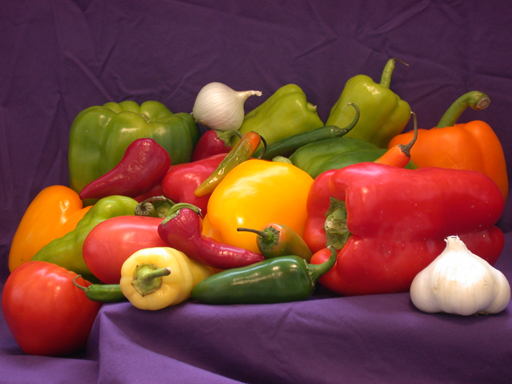
%> input picture images/peppers.png, 512 x 384 px
$ octave KMeansSegmentation.m   (GNU Octave 9; MATLAB toolbox functions it lacks are replaced by stand-ins)
%> lines starting %> are read from the running program, lines starting %| are printed output that depends on the picture
%% Colour Segmentation via K-means
clear all;
close all;
clc;

mydir  = pwd;
idcs   = strfind(mydir,'/');
newdir = mydir(1:idcs(end)-1);

peppers     = imread([newdir '/images/peppers.png']);
%> peppers is the input picture: size 384x512x3 uint8; mean R, G, B 120.8, 66.4, 57.6
peppers     = im2double(peppers); % necessary to prevent kmeans '+' operator complaint
%> peppers: size 384x512x3 double
% figure,imshow(peppers, []);

peppers_lab = rgb2lab(peppers);
%> peppers_lab: size 384x512x3 double; mean of channels 1, 2, 3 35.4, 22.8, 13.7
% peppers_lab = applycform(peppers, makecform('srgb2lab'));
peppers_ab  = peppers_lab(:,:,2:3);

nrows = size(peppers_ab,1);
%> nrows = 384
ncols = size(peppers_ab,2);
%> ncols = 512
peppers_ab = reshape(peppers_ab,nrows*ncols,2);

K = 5; % !----- NUMBER OF MEANS -----!
col = [155   110   400   280   60    470   ]; % X
row = [55    130   200   180   220   280   ]; % Y


% purple curtain, light green pepper, red pepper,  yellow
% pepper, orange pepper, white garlic
row = row(1:K);
col = col(1:K);

% Convert (r,c) indexing to 1D linear indexing.
idx = sub2ind([size(peppers,1) size(peppers,2)], row, col);
%> idx = [59191 41986 153416 107316 22876]
% Vectorize starting coordinates
for k = 1:K
    mu(k,:) = peppers_ab(idx(k),:);
end
%> after the loop, mu = [21.1 -14.88; -17.18 48.69; 63.67 38.63; 5.22 84.71; 33.9 74.14]

[idx, centroids] = kmeans(peppers_ab, K, 'Start', cat(3,mu,mu,mu), 'distance','sqEuclidean','Replicates',3);
%> centroids = [21.02 -13.43; 0.791 18.85; 54.09 36.48; -7.33 49.62; 33.94 71.08]
av_Luma = mean(reshape(peppers_lab(:,:,1), nrows*ncols,1));
%> av_Luma = 35.41
centroids = [ones(K, 1)*av_Luma centroids];
centroids = lab2rgb(centroids);
%> centroids = [0.418 0.281 0.412; 0.372 0.321 0.208; 0.644 0.0977 0.109; 0.357 0.334 -0.0666; 0.566 0.221 -0.234]
rgbOutput = reshape(peppers_lab,nrows*ncols,3);
for i = 1:length(idx)
   rgbOutput(i,:) = centroids(idx(i),:);
end

idxOutput = reshape(idx,nrows,ncols);
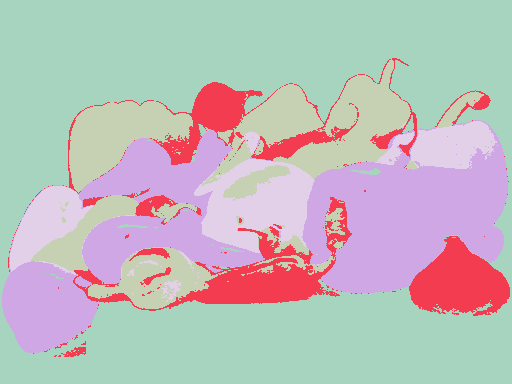
%> idxOutput: size 384x512 double; 5 distinct labels, from 1 to 5; one colour per label, 0 black
rgbOutput = reshape(rgbOutput,nrows,ncols,3);
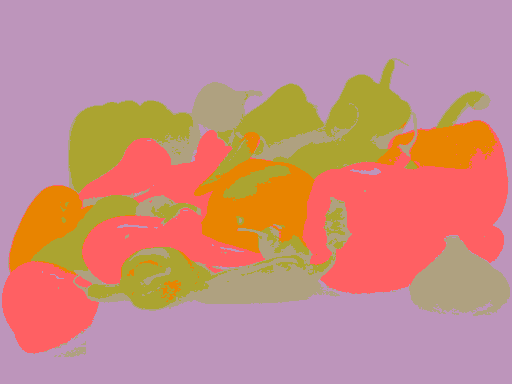
%> rgbOutput: size 384x512x3 double; mean R, G, B 0.461, 0.251, 0.224; drawn with min black and max white
% rgbOutput(1:5, 1:5, :)

figure('Name', 'Peppers K-Means Indexes');
imshow(idxOutput, []); colorbar; colormap('jet');
%> after `colormap('jet')`:
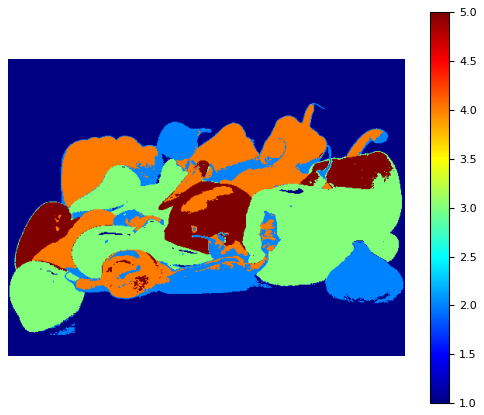
%> figure redrawn from the program's plot data
figure('Name', 'Peppers K-Means Regions with Colour');
imshow(rgbOutput, []); colorbar;
